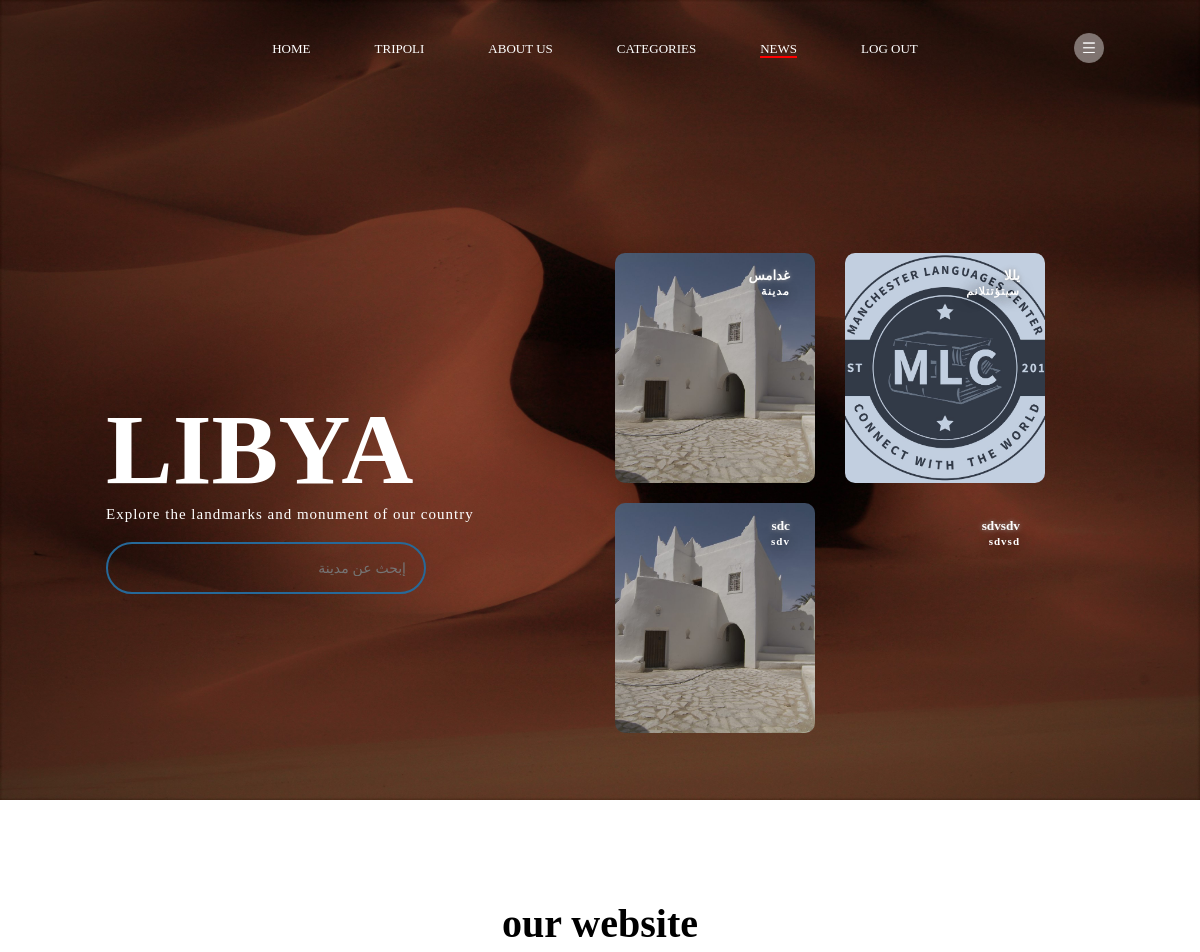
Page /index.php (signed in, upper part) on the earlier database version.
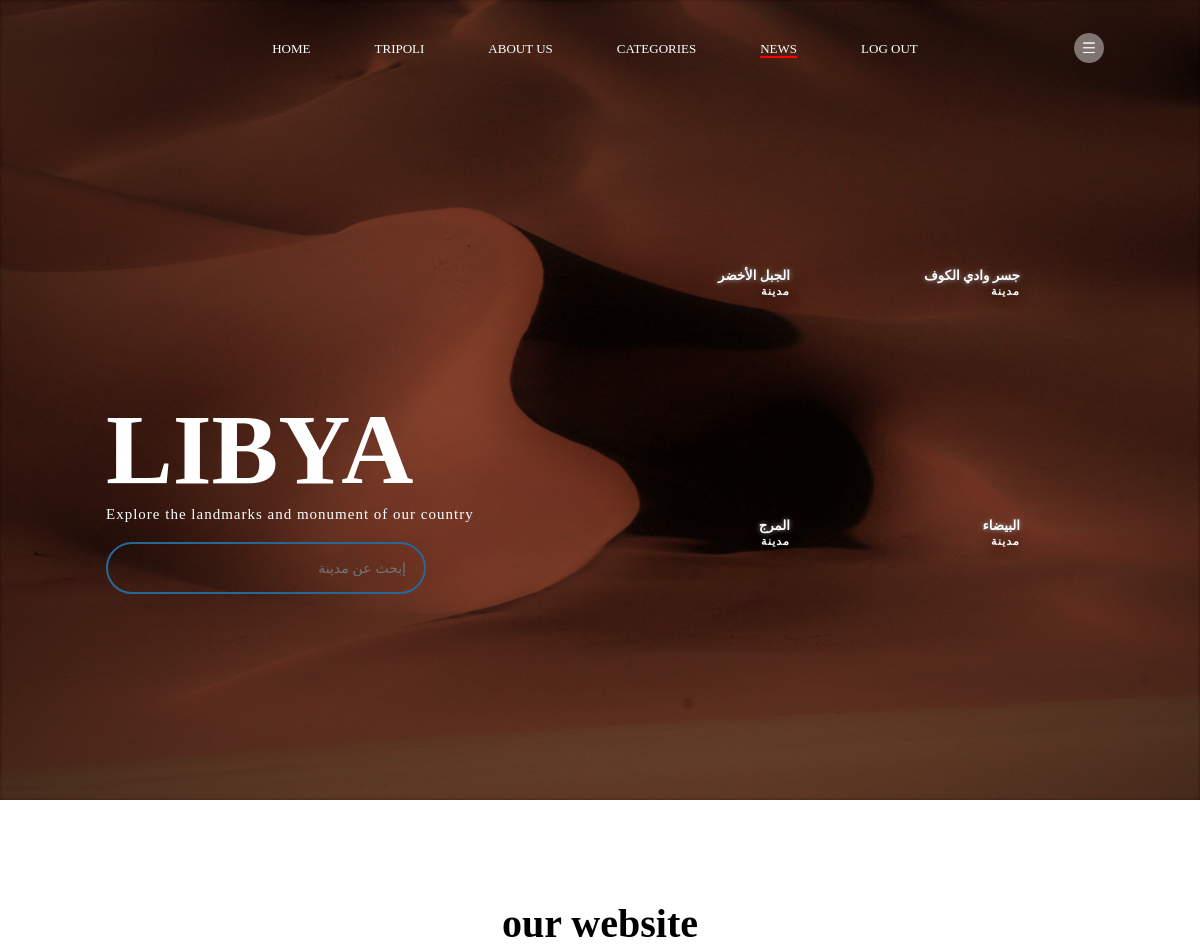
Same page on the later database version.
### tables this page shows
CREATE TABLE `city` (
  `city_id` int(255) NOT NULL,
  `city_name` varchar(255) NOT NULL,
  `city_name_ar` varchar(255) NOT NULL,
  `city_caption` varchar(255) NOT NULL,
  `city_caption_ar` varchar(255) NOT NULL,
  `city_img` varchar(255) NOT NULL,
  `city_cover` varchar(255) NOT NULL,
  `city_location` varchar(255) NOT NULL,
  `city_type` tinyint(255) NOT NULL,
  `views` int(255) NOT NULL
);

### index.php (the view, shortened to what this page needs)
<?php
include 'config.php';
$user_id = $_SESSION['user_id'];
?>
<?php
$select1 = mysqli_query($conn, "SELECT * FROM `users` WHERE users_id = '$user_id'") or die('query failed');
if (mysqli_num_rows($select1) > 0) {
    $fetch = mysqli_fetch_assoc($select1);
}
?>
<?php
$sql = "SELECT * FROM city WHERE city_type = $fetch[type_city] ORDER BY views DESC LIMIT 4";
$result = $conn->query($sql);
?>
<!DOCTYPE html>
<html>
<head>
    <link rel="stylesheet" href="styleee.css">
</head>
<body>
    <div class="container">
        <div class="navbar">
            <nav id="navbar">
                <ul id="menu">
                    <li><a href="">HOME</a></li>
                    <li><a href="tripoli/index.html">TRIPOLI</a></li>
                    <li><a href="#aboutus">ABOUT US</a></li>
                    <li><a href="#CATEGORIES">CATEGORIES</a></li>
                    <li><a class="news" href="NEWS/index.php">NEWS</a></li>
                    <li><a href="index.php?logout=<?php echo $user_id; ?>">LOG OUT</a></li>
                </ul>
            </nav>
            <img src="img/menu.png" class="menu-icon">
        </div>
        <div class="row">
            <div class="col">
                <h1> LIBYA </h1>
                <p> Explore the landmarks and monument of our country</p>
                <div class="sbox">
                    <?php
                        if ($fetch['language'] == '1')
                        {
                            echo "<input class='inp' style='color: white; text-align:right;' type='text' autocomplete='off' placeholder='إبحث عن مدينة' />";
                        }
                        else {
                            echo "<input class='inp' style='color: white;' type='text' autocomplete='off' placeholder='Search country...' />";
                            echo "<div class='result'></div>";
                        }
                    ?>
                </div>
            </div>
            <div class="col">
                <?php
                if ($result->num_rows > 0) {
                    while ($row = $result->fetch_assoc()) {
                        echo "<a href='city_disc/city.php?id=$row[city_id]'>";
                        echo "<div style='background-image: url(city_img/" . $row['city_img'] . ")' class='card'>";
                        if ($fetch['language'] == '1')
                        {
                            echo "<h5 style='text-align: right;'> $row[city_name_ar] <h5>";
                            echo "<p style='text-align: right;'> $row[city_caption_ar] </p>";
                        }
                        else{
                            echo "<h5> $row[city_name] <h5>";
                            echo "<p> $row[city_caption] </p>";
                        }
                        echo "</div>";
                        echo "</a>";
                    }
                }
                ?>
            </div>
        </div>
    </div>
    <div class="more">
        <section class="sec3">
            <h1>our website</h1>
            <p>to know more about libya to know more about libya to know more about libya to know more about libya to know more about libya to know more about libya to know more about libya to know more about liby</p>
            <br>
            <br>
            <br>
            <br>
            <br>
            <br>
        </section>
    </div>
</body>
</html>

Differences in the rows shown:
no longer on this page (row edited): city: city_img (picture), city_name_ar "غدامس", city_caption_ar "مدينة"
removed city: city_img (picture), city_name_ar "يللا", city_caption_ar "سيتؤتتلانم"
removed city: city_img (picture), city_name_ar "sdc", city_caption_ar "sdv"
removed city: city_name_ar "sdvsdv", city_caption_ar "sdvsd"
added city: city_name_ar "الجبل الأخضر", city_caption_ar "مدينة"
added city: city_name_ar "جسر وادي الكوف", city_caption_ar "مدينة"
added city: city_name_ar "المرج", city_caption_ar "مدينة"
added city: city_name_ar "البيضاء", city_caption_ar "مدينة"
